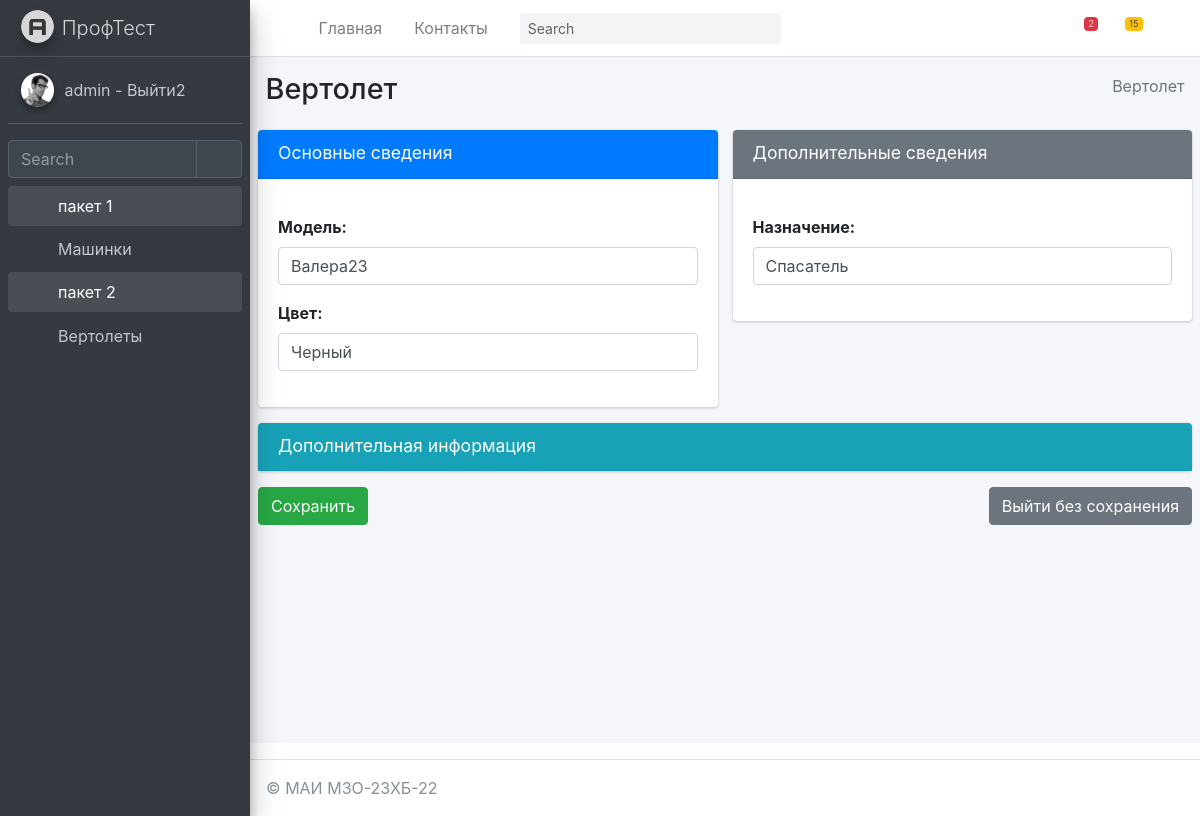
/helicopter/myhelicopter/update/1/ (signed in), run on the app's committed database.
### mysite/helicopter/models.py (models this page shows, shortened)
class Forlog(models.Model):
    created_at = models.DateTimeField(auto_now_add=True,  verbose_name='Создано')
    updated_at = models.DateTimeField(auto_now=True, verbose_name='Обновлено')
    edesc = models.TextField(blank=True, null=True, verbose_name='Комментарий')
    erem = models.BooleanField(default=False, verbose_name='Удалить?')
    class Meta:
        abstract = True

class MyHelicopter(Forlog):
    name = models.CharField(max_length=255, blank=False, null= False, default="Валера23", verbose_name="Модель")
    color = models.CharField(max_length=255, blank=False, null = False, default="Черный", verbose_name="Цвет")
    nazn = models.CharField(max_length=255, blank=False, null = False, default="Спасатель", verbose_name="Назначение")
    class Meta:
        verbose_name = 'Вертолет'
        verbose_name_plural = 'Вертолеты'
        ordering = ['id']

### mysite/helicopter/views.py (the view)
# urls.py: path('myhelicopter/update/<int:pk>/', MyHelicopterUpdate.as_view(), name='MyHelicopterUpdate'),
@method_decorator(login_required(login_url='/login/'), name='dispatch')
class MyHelicopterUpdate(UpdateView):
	model = MyHelicopter
	template_name_suffix = '_update_form'
	fields = '__all__'
	success_url = '/helicopter/myhelicopter/'
	def get_context_data(self, *, object_list=None, **kwargs):
		context = super(MyHelicopterUpdate,self).get_context_data(**kwargs)
		context['sometry'] = self.model._meta.verbose_name
		context['slovar'] = {'name','color'}
		context['secslovar'] = {'nazn'}
		context['hidenslovar'] = {'id'}
		context['dopslovar'] = {'created_at','erem','edesc','updated_at'}
		context['model'] = self.model
		return context

### mysite/helicopter/templatetags/helicopter_tags.py (called while the page is built)
@register.filter(name='addclassrow')
def addclassrow(field, class_attr):
    rowcol = '3'
    return field.as_widget(attrs={'class': class_attr, 'rows': rowcol })

@register.simple_tag
def my_save():
    return "Сохранить"

@register.simple_tag
def my_notsave():
    return "Выйти без сохранения"

### mysite/helicopter/templates/helicopter/myhelicopter_update_form.html (shortened to what this page needs)
{% extends 'helicopter/base.html' %}
{% load helicopter_tags %}
{% block content %}
    <div class="content-wrapper">
        {% block sidebar %}
            {% include 'helicopter/includes/_breadcrumb.html' %}
        {% endblock %}
        <section class="content">
            <form method="post" enctype="multipart/form-data">
                <div class="row">
                    <div class="col-md-6">
                        <div class="card card-primary">
                            <div class="card-header">
                                <h3 class="card-title">Основные сведения</h3>
                                <div class="card-tools">
                                    <button type="button" class="btn btn-tool" data-card-widget="collapse"
                                            title="Collapse">
                                        <i class="fas fa-minus"></i>
                                    </button>
                                </div>
                            </div>
                            <div class="card-body">
                                {% for field in form %}
                                    <div class="form-group">
                                        {% if field.name in slovar %}
                                            {{ field.label_tag }}
                                            {{ field | addclassrow:"form-control " }}
                                        {% endif %}
                                    </div>
                                {% endfor %}
                            </div>
                        </div>
                    </div>
                    <div class="col-md-6">
                        <div class="card card-secondary">
                            <div class="card-header">
                                <h3 class="card-title">Дополнительные сведения</h3>
                                <div class="card-tools">
                                    <button type="button" class="btn btn-tool" data-card-widget="collapse"
                                            title="Collapse">
                                        <i class="fas fa-minus"></i>
                                    </button>
                                </div>
                            </div>
                            <div class="card-body">
                                {% for field in form %}
                                    <div class="form-group">
                                        {% if field.name in secslovar %}
                                            {{ field.label_tag }}
                                            {{ field | addclassrow:"form-control " }}
                                        {% endif %}
                                    </div>
                                {% endfor %}
                            </div>
                        </div>
                    </div>
                </div>
                <div class="row">
                    <div class="col-12">
                        <div class="card card-info collapsed-card">
                            <div class="card-header">
                                <h3 class="card-title">Дополнительная информация</h3>
                                <div class="card-tools">
                                    <button type="button" class="btn btn-tool" data-card-widget="collapse"
                                            title="Collapse">
                                        <i class="fas fa-plus"></i>
                                    </button>
                                </div>
                            </div>
                        </div>
                    </div>
                </div>
                <div class="row">
                    <div class="col-12">
                        <a href="{% url 'helicopter:MyHelicopter' %}" class="btn btn-secondary float-right">
                            {% my_notsave %}</a>
                        <input type="submit" value="{% my_save %}" class="btn btn-success ">
                    </div>
                </div>
            </form>
        </section>
    </div>
{% endblock content %}

### mysite/templates/includes/full_sidebar.html
<aside class="main-sidebar sidebar-dark-primary elevation-4">
    <a href="/" class="brand-link">
        <img src="{{ ASSETS_ROOT }}/img/AdminLTELogo.png" alt="AdminLTE Logo" class="brand-image img-circle elevation-3"
             style="opacity: .8">
        <span class="brand-text font-weight-light">ПрофТест</span>
    </a>
    <div class="sidebar">
        <div class="user-panel mt-3 pb-3 mb-3 d-flex">
            <div class="image">
                <img src="{{ ASSETS_ROOT }}/img/user2-160x160.jpg" class="img-circle elevation-2" alt="User Image">
            </div>
            <div class="info">
                <a href="{% url 'logout' %}" class="d-block">
                    {{ request.user.username }} - Выйти2
                </a>
            </div>
        </div>
        <div class="form-inline">
            <div class="input-group" data-widget="sidebar-search">
                <input class="form-control form-control-sidebar" type="search" placeholder="Search" aria-label="Search">
                <div class="input-group-append">
                    <button class="btn btn-sidebar">
                        <i class="fas fa-search fa-fw"></i>
                    </button>
                </div>
            </div>
        </div>
        <nav class="mt-2">
            <ul class="nav nav-pills nav-sidebar flex-column" data-widget="treeview" role="menu" data-accordion="false">
                {% for item1 in SIDEBAR %}
                    <li class="nav-item {% if 'children' in item1 %} has-treeview menu-is-opening menu-open {% endif %}">
                    <a href="{% if 'children' in item1 %}#{% else %}{{ item1.url }}{% endif %}" class="nav-link">
                        <i class="nav-icon fas fa-circle {{ item1.color }}"></i>
                        <p>
                            {{ item1.name }}
                            {% if 'children' in item1 %}<i class="right fas fa-angle-left"></i>{% endif %}
                        </p>
                    </a>
                    <ul class="nav nav-treeview">
                    {% if 'children' in item1 %}
                        {% for item2 in item1.children %}
                            <li class="nav-item">
                                <a href="{{ item2.url }}" class="nav-link">
                                    <i class="far fa-circle nav-icon"></i>
                                    <p>{{ item2.name }}</p>
                                </a>
                            </li>
                        {% endfor %}
                    {% endif %}
                    </ul>
                    </li>
                {% endfor %}
            </ul>
        </nav>
    </div>
</aside>

### data on the page
MyHelicopter: name "Валера23" "Черный", nazn "Спасатель"

### other printed values
{{ request.user.username }} "admin"
{{ item1.name }} "пакет 1" "пакет 2"
{{ item2.name }} "Машинки" "Вертолеты"
{{ sometry }} "Вертолет"
{{ field.label_tag }} "Модель:" "Цвет:"
{{ field.label_tag }} "Назначение:"
